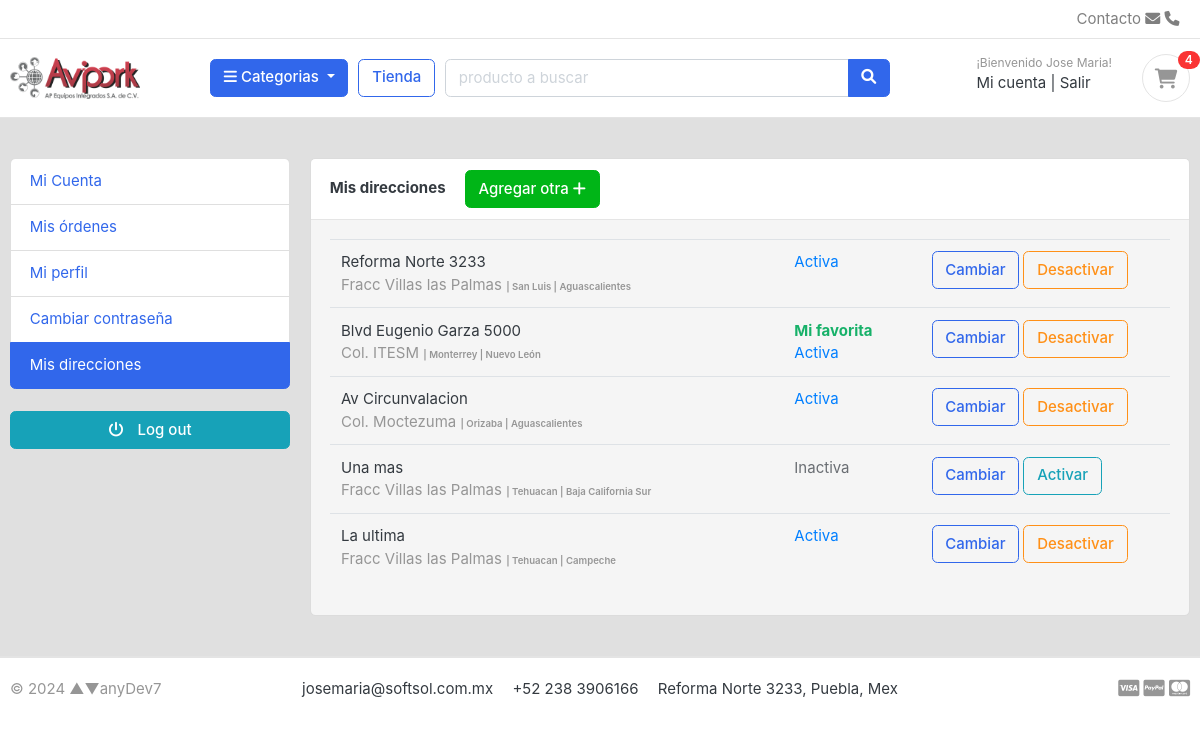
Before: /account/addresses/ (signed in) with the older database file.
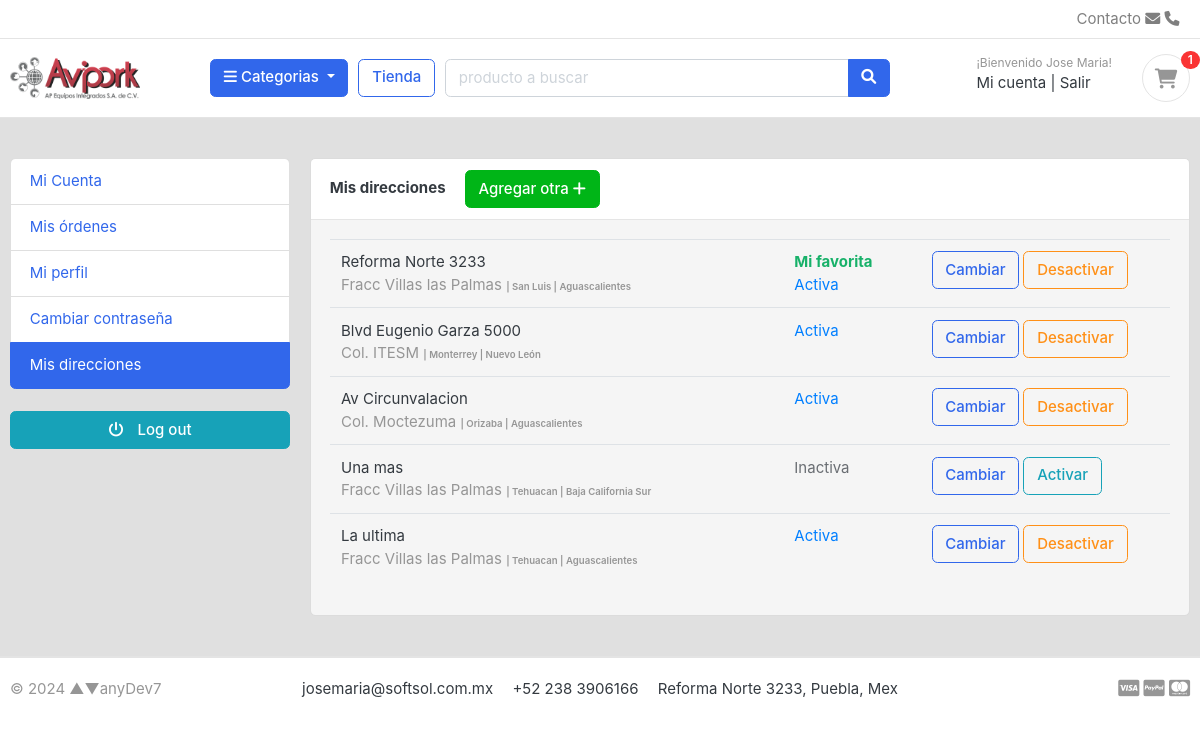
After: the same page with the newer database file.
### account/models.py (models this page shows, shortened)
class Address(models.Model):
    user = models.ForeignKey(Account, verbose_name="Usuario", on_delete=models.CASCADE)
    address_line_1 = models.CharField("Direccion", max_length=50)
    address_line_2 = models.CharField("Colonia", max_length=50, blank=True)
    city = models.CharField('Ciudad', max_length=50)
    state = models.CharField('Estado', max_length=50)
    country = models.CharField('Pais', max_length=50, default="México")
    zipcode = models.CharField('CP', max_length=6, default="")
    phone = models.CharField('Telefono',max_length=50)
    nearby = models.CharField("Referencia", max_length=100, blank=True)
    default = models.BooleanField('Preferida', default=False)
    is_active = models.BooleanField('Acitva', default=True)
    created_at = models.DateTimeField('Creada el', auto_now_add=True)
    updated_at = models.DateTimeField('Actualizada el', auto_now=True)
    class Meta:
        verbose_name = 'Direccion'
        verbose_name_plural = 'Direcciones'

### account/views.py (the view, shortened to what this page needs)
# urls.py: path('addresses/', views.addresses, name="addresses"),
@login_required(login_url='login')
def addresses(request):
    if request.method == 'POST': # Agregar su primer dirección
        form = AddressForm(request.POST)
        if form.is_valid():
            address_line_1 = form.cleaned_data['address_line_1']
            address_line_2 = form.cleaned_data['address_line_2']
            city = form.cleaned_data['city']
            state = request.POST['inputState'] # hace referencia la 'key' al 'name' del select o input
            country = form.cleaned_data['country']
            zipcode = form.cleaned_data['zipcode']
            phone = form.cleaned_data['phone']
            nearby = form.cleaned_data['nearby']
            default = form.cleaned_data['default']
            is_active = form.cleaned_data['is_active']
            try:
                address = Address()
                address.address_line_1 = address_line_1
                address.address_line_2 = address_line_2
                address.city = city
                address.state = state
                address.country = country
                address.zipcode = zipcode
                address.phone = phone
                address.nearby = nearby
                address.default = default
                address.is_active = is_active
                address.user = request.user
                address.save()
            except:
                print("No se pudo crear el registro de la tabla DIRECCION")
        url = request.META.get('HTTP_REFERER') # Regresa a url anterior
        return redirect(url)
    else:
        try:
            addresses = Address.objects.filter(user__id=request.user.id)
        except:
            addresses = Address()
        if addresses.exists():
            context = {
                'addresses': addresses,
            }
        return render(request, "account/address.html", context)

### category/context_processors.py (called while the page is built)
def menu_cat_links(request):
    links = Category.objects.all()
    return dict(cat_links=links)

def menu_subcat_links(request):
    links = SubCategory.objects.all()
    return dict(subcat_links=links)

### category/models.py (called while the page is built)
    def get_url(self):
        return reverse('prod_by_cat', args=[self.slug,None,"s"]) # Solo funciona para el filtrado por subcategoria

### ecart/context_processors.py (called while the page is built)
def counter(request):
    count = 0
    if 'admin' in request.path:
        return {}
    else:
        try:                    # filter: 'fetch' todos los que cumplen con la condición
            if request.user.is_authenticated:
                cart_items = CartItem.objects.all().filter(user=request.user)
            else:
                cart = Cart.objects.filter(cart_id=_cart_id(request))
                cart_items = CartItem.objects.all().filter(cart=cart[:1])
            for item in cart_items:
                count += item.quantity
        except Cart.DoesNotExist:
            count = 0
        return dict(cart_count=count)

### mainapp/templates/account/address.html (shortened to what the changed rows need)
{% extends "mainapp/layout.html" %}
{% load static %}
{% block content %}
<section class="section-conten padding-y bg" style="background: #e0e0e0;">
    <div class="container">
        <div class="row">
        <main class="col-md-9">
            <article class="card" style="background: #f5f5f5">
            <div class="card-body">
                <div class="row">
                    <div class="col-md-12">
                        <div class="table-responsive">
                            <table class="table table-hover">
                                {% if not addresses %}
                                <span>Captura tu dirección de envío completa:</span>
                                <br>
                                <div class="card-body">
                                    <div class="row">
                                        <div class="col-md-12">
                                            <form action=" {% url "addresses" %} " method="POST">
                                                {% csrf_token %}
                                                <div class="form-row">
                                                    <div class="form-group col-md-6">
                                                        <label for="">Dirección</label>
                                                        {{address_form.address_line_1}}
                                                    </div>
                                                    <div class="form-group col-md-6">
                                                        <label for="">Colonia</label>
                                                        {{address_form.address_line_2}}
                                                    </div>
                                                </div>
                                                <div class="form-row">
                                                    <div class="form-group col-md-4">
                                                        <label for="">Ciudad</label>
                                                        {{address_form.city}}
                                                    </div>
                                                    <div class="form-group col-md-4">
                                                        <label for="">Estado</label>
                                                        <select id="inputState" name="inputState" class="form-control">
                                                            <option value="" disabled>Elige</option>
                                                            {% for state in states_mx %}
                                                                <option value="{{state}}">{{state}}</option>
                                                            {% endfor %}
                                                        </select>
                                                    </div>
                                                    <div class="form-group col-md-4">
                                                        <label for="">Pais</label>
                                                        {{address_form.country}}
                                                    </div>
                                                </div>
                                                <div class="form-row">
                                                    <div class="form-group col-md-2">
                                                        <label for="">CP</label>
                                                        {{address_form.zipcode}}
                                                    </div>
                                                    <div class="form-group col-md-3">
                                                        <label for="">Telefono</label>
                                                        {{address_form.phone}}
                                                    </div>
                                                    <div class="form-group col-md-7">
                                                        <label for="">Referencia</label>
                                                        {{address_form.nearby}}
                                                    </div>
                                                </div>
                                                <div class="form-row" style="text-align: left;">
                                                    <div class="form-group col-md-2" style="text-align: left;">
                                                        <b><label for="">Es mi favorita:</label></b>
                                                        {{address_form.default}}
                                                    </div>
                                                    <div class="form-group col-md-2">
                                                        <label for="">Está vigente:</label>
                                                        {{address_form.is_active}}
                                                    </div>
                                                </div>
                                                <button type="submit" class="btn btn-primary"> <span>Agregar dirección</span> <i class="fa fa-check"></i> </button>
                                            </form>
                                        </div>
                                    </div>
                                </div>
                                {% else %}
                                {% for address in addresses %}
                                <tr>
                                    <td>
                                        <p class="title mb-0">{{address.address_line_1}} </p>
                                        <var class="text-muted">{{address.address_line_2}}</var>
                                        <small><span class="price text-muted small">| {{address.city}} | {{address.state}}</span></small>
                                    </td>
                                    <td>
                                        {% if address.default %} <span style="color: #17B169;"><b>Mi favorita</b></span> <br>{% endif %}
                                        {% if address.is_active %}
                                            <span style="color: #007FFF;">Activa</span>
                                        {% else %}
                                            <span style="color: #6a6e73;">Inactiva</span>
                                        {% endif %}
                                    </td>
                                    <td width="250"> <a href=" {% url "edit_address" address.id %} " class="btn btn-outline-primary">Cambiar</a>
                                        {% if address.is_active %}
                                            <a href=" {% url "address_deactivate" address.id %} " class="btn btn-outline-warning"> Desactivar </a>
                                        {% else %}
                                            <a href=" {% url "address_deactivate" address.id %} " class="btn btn-outline-info"> Activar </a>
                                        {% endif %}
                                    </td>
                                </tr>
                                {% endfor %}
                                {% endif %}
                            </table>
                        </div>
                    </div>
                </div>
            </div>
            </article>
        </main>
    </div>
    </div>
</section>
{% endblock content %}

### mainapp/templates/mainapp/includes/navbar.html (shortened to what this page needs)
{% load static %}
<header class="section-header">
    <nav class="navbar p-md-0 navbar-expand-sm navbar-light border-bottom">
    <div class="container">
      <div class="collapse navbar-collapse" id="navbarTop4">
        <ul class="navbar-nav mr-auto">
            <li class="nav-item dropdown">
                 <a href="#" class="nav-link"></a>
            </li>
            <li class="nav-item dropdown">
                <a href="#" class="nav-link"></a>
            </li>
        </ul>
        <ul class="navbar-nav">
            <li><a href="#" class="nav-link">Contacto <i class="fa fa-envelope"></i> <i class="fa fa-phone"></i></a></li>
        </ul>
      </div>
    </div>
    </nav>
    <section class="header-main border-bottom">
        <div class="container">
    <div class="row align-items-center">
        <div class="col-lg-2 col-md-3 col-6">
            <a href=" {% url "home" %} " class="brand-wrap">
                <img class="logo" src=" {% static "./images/logo-avipork.png" %} ">
            </a>
        </div>
        <div class="col-lg col-sm col-md col-6 flex-grow-0">
            <div class="category-wrap dropdown d-inline-block float-right">
                <button type="button" class="btn btn-primary dropdown-toggle" data-toggle="dropdown">
                    <i class="fa fa-bars"></i> Categorias
                </button>
            </div>
        </div>
        <a href="{% url "store" %}" class="btn btn-outline-primary">Tienda</a>
        <div class="col-lg  col-md-6 col-sm-12 col">
            <form action="{% url "search" %} " class="search"method="GET">
                <div class="input-group w-100">
                    <input type="text" class="form-control" style="width:60%;" placeholder="producto a buscar" name="keyword">
                    <div class="input-group-append">
                      <button class="btn btn-primary" type="submit">
                        <i class="fa fa-search"></i>
                      </button>
                    </div>
                </div>
            </form>
        </div>
        <div class="col-lg-3 col-sm-6 col-8 order-2 order-lg-3">
                    <div class="d-flex justify-content-end mb-3 mb-lg-0">
                        {% if user.id is None %}
                        <div class="widget-header">
                            <small class="title text-muted">¡Bienvenido como invitado!</small>
                            <div>
                                <a href="{% url 'login' %}">Ingresa</a> <span class="dark-transp"> | </span>
                                <a href="{% url "register" %}"> Crea tu cuenta</a>
                            </div>
                        </div>
                        <a href="{% url "ecart" %}" class="widget-header pl-3 ml-3">
                            <div class="icon icon-sm rounded-circle border"><i class="fa fa-shopping-cart"></i></div>
                            <span class="badge badge-pill badge-danger notify">{{cart_count}}</span>
                        </a>
                        {% else %}
                        <div class="widget-header">
                            <small class="title text-muted">¡Bienvenido {{user.first_name}}!</small>
                            <div>
                                <a href="{% url 'dashboard' %}">Mi cuenta</a> <span class="dark-transp"> | </span>
                                <a href="{% url 'logout' %}"> Salir</a>
                            </div>
                        </div>
                        <a href="{% url "ecart" %}" class="widget-header pl-3 ml-3">
                            <div class="icon icon-sm rounded-circle border"><i class="fa fa-shopping-cart"></i></div>
                            <span class="badge badge-pill badge-danger notify">{{cart_count}}</span>
                        </a>
                        {% endif %}
                    </div>
                </div>
    </div>
        </div>
    </section>
</header>

Changed rows visible on the page:
changed Address "Reforma Norte 3233": now shows "Mi favorita"
changed Address "Blvd Eugenio Garza 5000": no longer shows "Mi favorita"
changed Address "La ultima": state "Campeche" → "Aguascalientes"
Other visible differences:
{{ cart_count }}: "4" → "1"
